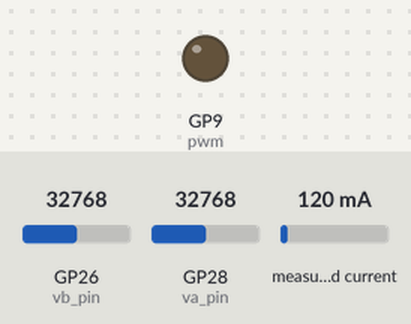
Bench run of a program on a simulated Raspberry Pi Pico running MicroPython. On the bench: output pins drawn as LEDs (lit = HIGH). The test bench sets the inputs (shaded band); at power-on: GP26 (vb_pin) = 32768, GP28 (va_pin) = 32768, measured current 120 mA (analog values on the 0–65535 scale). WiFi joins after 1.5 s; files the program writes start out absent; no MQTT or app messages arrive unless stated; what the program prints to the serial console is not drawn.

Above: at 0.1 s.
At 7.2 s:
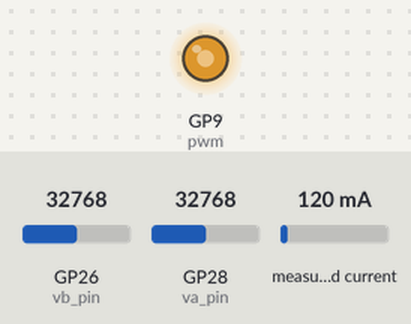
Timing chart, 0 to 8.7 s (numbered marks = the images above):
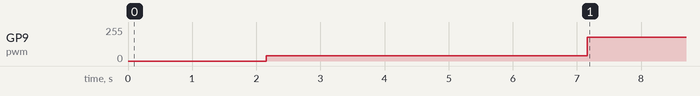

Measured:
- by itself, GP9 (pwm): 41/255 → 177/255 at 7.2 s

The program:

server_MPPT_IncrCond.py
```python
from machine import Pin, I2C, ADC, PWM, Timer
import utime
from mqtt_client import MClient, DEVICE
import machine

try:
    client = MClient(DEVICE.PV_ARRAY)

    # Set up some pin allocations for the Analogues and switches
    va_pin = ADC(Pin(28))
    vb_pin = ADC(Pin(26))
    vpot_pin = ADC(Pin(27))

    # Set up the I2C for the INA219 chip for current sensing
    ina_i2c = I2C(0, scl=Pin(1), sda=Pin(0), freq=2400000)

    # Some PWM settings, pin number, frequency, duty cycle limits and start with the PWM outputting the default of the min value.
    pwm = PWM(Pin(9))
    pwm.freq(100000)
    min_pwm = 20000
    max_pwm = 55000
    pwm_out = min_pwm

    # Basic signals to control logic flow
    global timer_elapsed
    timer_elapsed = 0
    count = 0
    first_run = 1

    # Need to know the shunt resistance
    global SHUNT_OHMS
    SHUNT_OHMS = 0.10

    # saturation function for anything you want saturated within bounds
    def saturate(signal, upper, lower):
        if signal > upper:
            signal = upper
        if signal < lower:
            signal = lower
        return signal

    # This is the function executed by the loop timer, it simply sets a flag which is used to control the main loop
    def tick(t):
        global timer_elapsed
        timer_elapsed = 1

    # These functions relate to the configuring of and reading data from the INA219 Current sensor
    class ina219:

        # Register Locations
        REG_CONFIG = 0x00
        REG_SHUNTVOLTAGE = 0x01
        REG_BUSVOLTAGE = 0x02
        REG_POWER = 0x03
        REG_CURRENT = 0x04
        REG_CALIBRATION = 0x05

        def __init__(self, sr, address, maxi):
            self.address = address
            self.shunt = sr

        def vshunt(self):
            # Read Shunt register 1, 2 bytes
            reg_bytes = ina_i2c.readfrom_mem(self.address, self.REG_SHUNTVOLTAGE, 2)
            reg_value = int.from_bytes(reg_bytes, 'big')
            if reg_value > 2**15:  # negative
                sign = -1
                for i in range(16):
                    reg_value = (reg_value ^ (1 << i))
            else:
                sign = 1
            return (float(reg_value) * 1e-5 * sign)

        def vbus(self):
            # Read Vbus voltage
            reg_bytes = ina_i2c.readfrom_mem(self.address, self.REG_BUSVOLTAGE, 2)
            reg_value = int.from_bytes(reg_bytes, 'big') >> 3
            return float(reg_value) * 0.004

        def configure(self):
            #ina_i2c.writeto_mem(self.address, self.REG_CONFIG, b'\x01\x9F')  # PG = 1
            #ina_i2c.writeto_mem(self.address, self.REG_CONFIG, b'\x09\x9F')  # PG = /2
            ina_i2c.writeto_mem(self.address, self.REG_CONFIG, b'\x19\x9F')  # PG = /8
            ina_i2c.writeto_mem(self.address, self.REG_CALIBRATION, b'\x00\x00')


    # Implement a simple moving average filter
    class MovingAverageFilter:
        def __init__(self, size=5):
            self.size = size
            self.values = []

        def add_value(self, value):
            if len(self.values) >= self.size:
                self.values.pop(0)
            self.values.append(value)

        def get_average(self):
            return sum(self.values) / len(self.values) if self.values else 0

    # Adjust the delay dynamically based on the power difference
    def adaptive_delay(prev_power, output_power, base_delay):
        power_diff = abs(output_power - prev_power)
        if power_diff < 0.25:  # threshold for small changes in power
            delay = min(base_delay * 2, 100)  # increase delay, with a maximum of 100 ms
        else:
            delay = max(base_delay // 2, 10)  # decrease delay, with a minimum of 10 ms
        return delay

    # Adjust the step size dynamically based on the power difference
    def adaptive_step_size(prev_power, output_power, step):
        power_diff = abs(output_power - prev_power)
        if power_diff < 0.5:  # threshold for small changes in power
            step = max(step // 2, 10)  # decrease step size, with a minimum of 10
        else:
            step = min(step * 2, 1000)  # increase step size, with a maximum of 1000
        return step

    # Variables for Incremental Conductance
    prev_va = 0
    prev_iL = 0
    current_duty = min_pwm
    step = 1000

    duty = int(65536 - max_pwm)
    pwm.duty_u16(duty)
    print(f"Initialising duty at: {duty}")
    utime.sleep_ms(5000)

    prev_power = 0

    # Moving average filters
    va_filter = MovingAverageFilter(size=5)
    iL_filter = MovingAverageFilter(size=5)

    # Hysteresis band around MPP
    hysteresis_band = 0.05


    with open('/Data.csv', 'w') as file:
        file.write('Time,Power\n')  # Write the header row
        # Here we go, main function, always executes
        start_time = utime.ticks_ms()  # Get the start time in milliseconds

        while True:
            if first_run:
                # for first run, set up the INA link and the loop timer settings
                ina = ina219(SHUNT_OHMS, 64, 5)
                ina.configure()
                first_run = 0

                # This starts a 1kHz timer which we use to control the execution of the control loops and sampling
                loop_timer = Timer(mode=Timer.PERIODIC, freq=2000, callback=tick)

            # If the timer has elapsed it will execute some functions, otherwise it skips everything and repeats until the timer elapses
            if timer_elapsed == 1:  # This is executed at 1kHz
                va = 1.017 * (12490 / 2490) * 3.3 * (va_pin.read_u16() / 65536)  # calibration factor * potential divider ratio * ref voltage * digital reading
                vb = 1.015 * (12490 / 2490) * 3.3 * (vb_pin.read_u16() / 65536)  # calibration factor * potential divider ratio * ref voltage * digital reading
                Vshunt = ina.vshunt()
                iL = Vshunt / SHUNT_OHMS

                # Apply moving average filter
                va_filter.add_value(va)
                iL_filter.add_value(iL)
                va = va_filter.get_average()
                iL = iL_filter.get_average()

                # Incremental Conductance Algorithm
                delta_iL = iL - prev_iL
                delta_va = va - prev_va

                output_power = vb * iL  # Calculate output power (Va * iL)
                output_power = round(output_power, 5)
                prev_power = round(prev_power, 5)

                if delta_va != 0:
                    incremental_conductance = delta_iL / delta_va
                    instantaneous_conductance = -iL / va

                    incremental_conductance = round(incremental_conductance, 5)
                    instantaneous_conductance = round(instantaneous_conductance, 5)

                    if incremental_conductance == instantaneous_conductance:
                        # At MPP, no change needed
                        pass
                    elif incremental_conductance > instantaneous_conductance + hysteresis_band:
                        # To the left of MPP, increase voltage (decrease duty cycle)
                        current_duty -= step
                    elif incremental_conductance < instantaneous_conductance - hysteresis_band:
                        # To the right of MPP, decrease voltage (increase duty cycle)
                        current_duty += step

                # Adjust the step size
                step = adaptive_step_size(prev_power, output_power, step)

                # Ensure the duty cycle stays within bounds
                current_duty = saturate(current_duty, max_pwm, min_pwm)
                duty = int(65536 - current_duty)  # Invert because of hardware requirements
                pwm.duty_u16(duty)  # Set the PWM duty cycle

                # Update previous values for next iteration
                prev_va = va
                prev_iL = iL

                # Adjust the delay dynamically
                delay = adaptive_delay(prev_power, output_power, 10)
                utime.sleep_ms(delay)

                # Calculate output power
                output_power = vb * iL  # Calculate output power (Va * iL)

                # Keep a count of how many times we have executed and reset the timer so we can go back to waiting
                count += 1
                timer_elapsed = 0

                # This set of prints executes every 100 loops by default and can be used to output debug or extra info over USB enable or disable lines as needed
                if count > 1:
                    elapsed_time = (utime.ticks_ms() - start_time)

                    print(f"Time = {elapsed_time}s, Po = {output_power:.5f}")
                    file.write(f"{elapsed_time:.2f},{output_power:.5f}\n")
                    count = 0
except Exception as e:
    machine.reset()
```

mqtt_client.py
```python
import machine
import ubinascii
from wifi import init
import json


# topics
PICO_TOPIC = "pico"
SERVER_TOPIC = "server"
UI_TOPIC = "ui"

# MQTT broker settings
MQTT_CLIENT_ID = ubinascii.hexlify(machine.unique_id())
MQTT_BROKER = "35.178.119.19"
MQTT_BROKER_PORT = 1883


# all devices
# topics to subscribe to
class DEVICE:
    STORAGE = "storage"
    EXTERNAL_GRID = "external-grid"
    PV_ARRAY =  "pv-array"
    LOADR = "loadR"
    LOADY = "loadY"
    LOADB = "loadB"
    LOADK = "loadK"


class MClient:
    def __init__(self, device: str):
        init()

        from umqtt.robust import MQTTClient

        client = MQTTClient(
            client_id=MQTT_CLIENT_ID,
            server=MQTT_BROKER,
            port=MQTT_BROKER_PORT,
            keepalive=1000,
        )

        print("Connecting to broker")

        client.set_callback(self.on_mqtt_msg)
        client.connect()

        self.client = client
        self.client.subscribe(f"{PICO_TOPIC}/{device}")
        print(f"Waiting for messages on {PICO_TOPIC}/{device}")

        self.desired_power = 0
        self.power_req = 0
        self.irradiance = 0

        self.device = device

    def on_mqtt_msg(self, topic, msg):
        try:
            msg_str = msg.decode()

            data = json.loads(msg_str)
            if "target" not in data or "payload" not in data:
                raise Exception("Invalid message format")

            elif data["target"] == DEVICE.STORAGE:
                self.desired_power = data["payload"]
                # print(f"desired_power: {self.desired_power}")

            # this is for all loads
            elif data["target"] == self.device:
                self.power_req = data["payload"]
                print(f"power_req: {self.power_req}")

            elif data["target"] == DEVICE.PV_ARRAY:
                self.irradiance = data["payload"]
                print(f"Irradiance: {self.irradiance}")

        except Exception as e:
            print(f"Error when processing message: {e}\nRecieved: {topic.decode()}, {msg.decode()}")

    def check_msg(self):
        self.client.check_msg()

    def send_external_grid(self, import_p, export_p):
        self.client.publish(SERVER_TOPIC, json.dumps({"target": DEVICE.EXTERNAL_GRID, "payload":{"import_power": import_p, "export_power": export_p}}))

    def send_load_power(self, power):
        self.client.publish(SERVER_TOPIC, json.dumps({"target": self.device, "payload": power}))

    # def send_shunt_current(self, current):
    #     self.client.publish(UI_TOPIC, json.dumps({"target": self.device, "payload": current}))

    def get_power_req(self):
        self.check_msg()
        return self.power_req

    def get_desired_power(self):
        self.check_msg()

        if(abs(self.desired_power) <= 2):
            return self.desired_power
        else: return 0

    def get_irradiance(self):
        self.check_msg()
        return self.irradiance

    # percentage of the capacitor
    def send_soc(self, soc):
        # TODO: check if this needs to be changed to the UI
        self.client.publish(SERVER_TOPIC, json.dumps({"target": DEVICE.STORAGE, "payload": {"type": "soc", "value":soc}}))

    # the power used to charge the capacitor
    def send_storage_power(self, power):
        self.client.publish(SERVER_TOPIC, json.dumps({"target": DEVICE.STORAGE, "payload": {"type": "power", "value":power}}))

    #
    def send_pv_power(self, power):
        self.client.publish(SERVER_TOPIC, json.dumps({"target": DEVICE.PV_ARRAY, "payload": power}))
```

wifi.py
```python
import network
from time import sleep


ssid = 'Grid'
password = '11223344'

def init():
    #Connect to WLAN
    wlan = network.WLAN(network.STA_IF)
    wlan.active(True)
    wlan.connect(ssid, password)
    while wlan.isconnected() == False:
        print('Waiting for connection...')
        sleep(1)
    print(f'connection: {wlan.isconnected()}\n\nIP: {wlan.ifconfig()}')

    import mip
    # mip.install('https://raw.githubusercontent.com/micropython/micropython-lib/b50d3462d783e4aab2f10d6b8117641244918f64/micropython/umqtt.simple/umqtt/simple.py')
    mip.install("umqtt.simple")
    mip.install("umqtt.robust")

if __name__ == "__main__":
    init()
```
